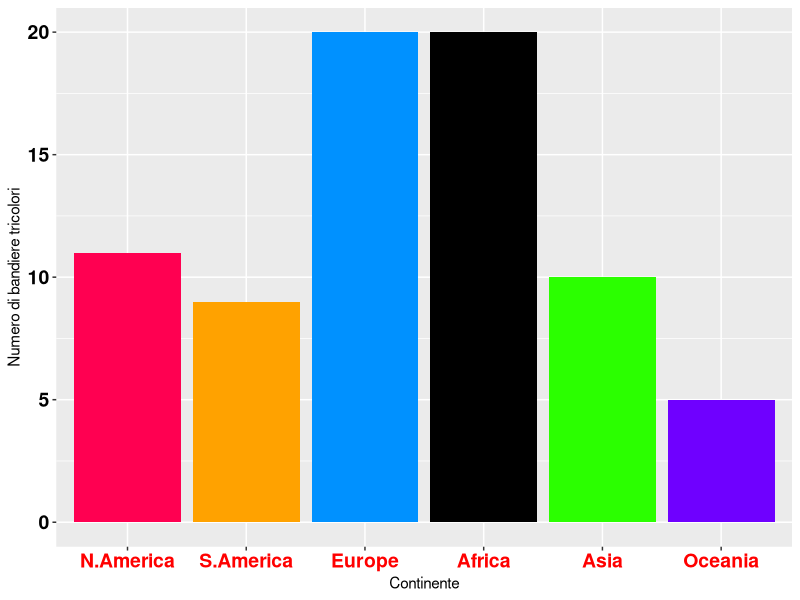
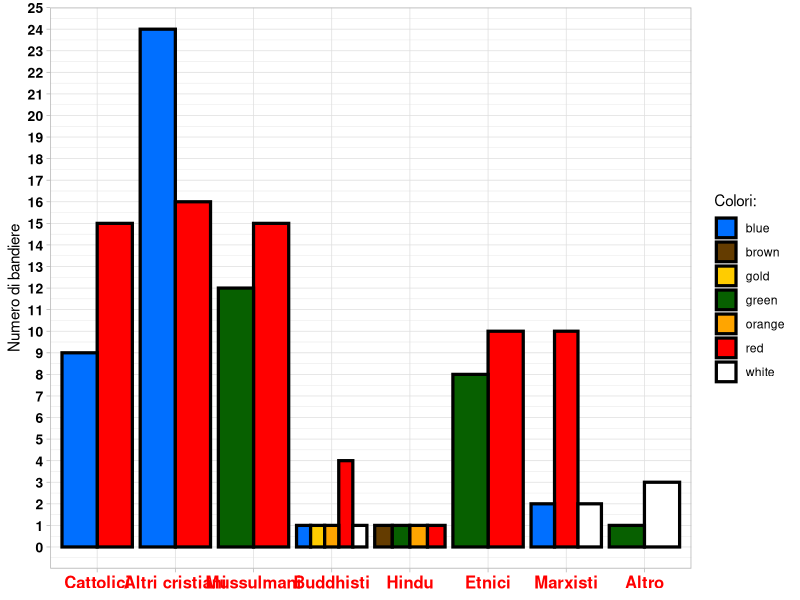
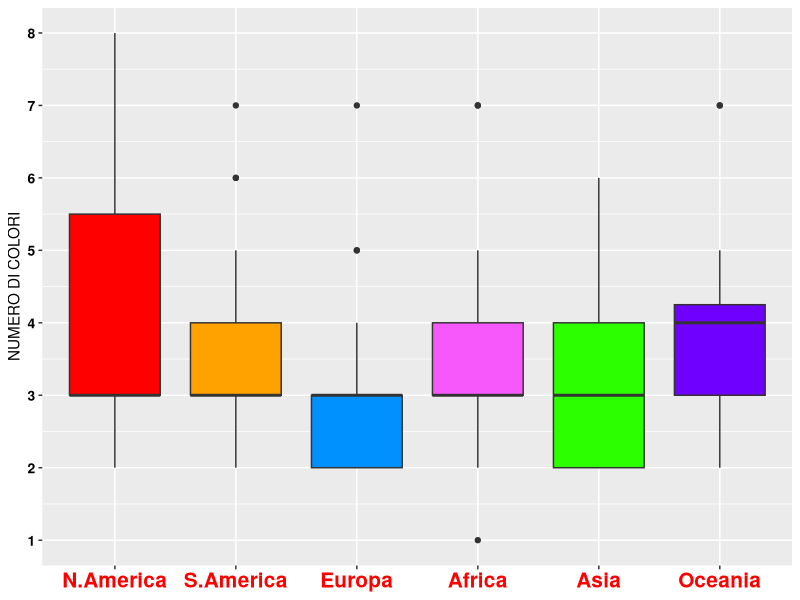
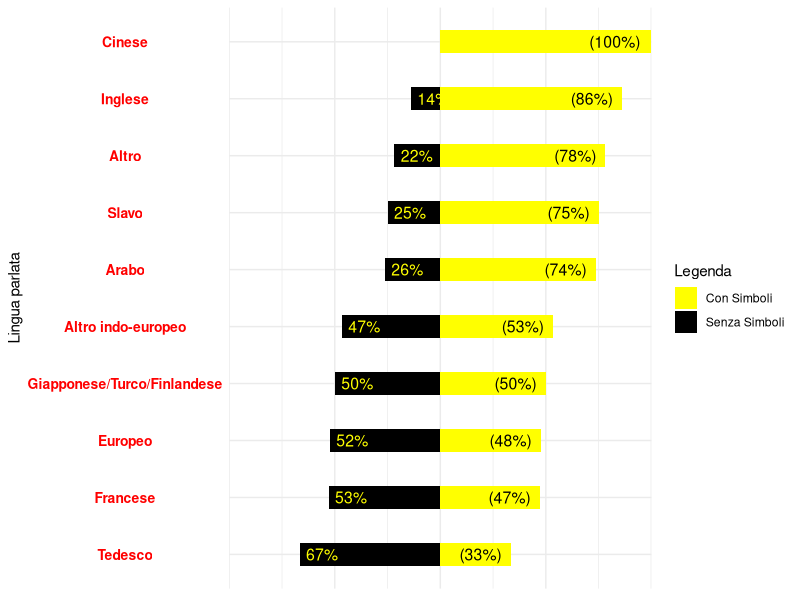
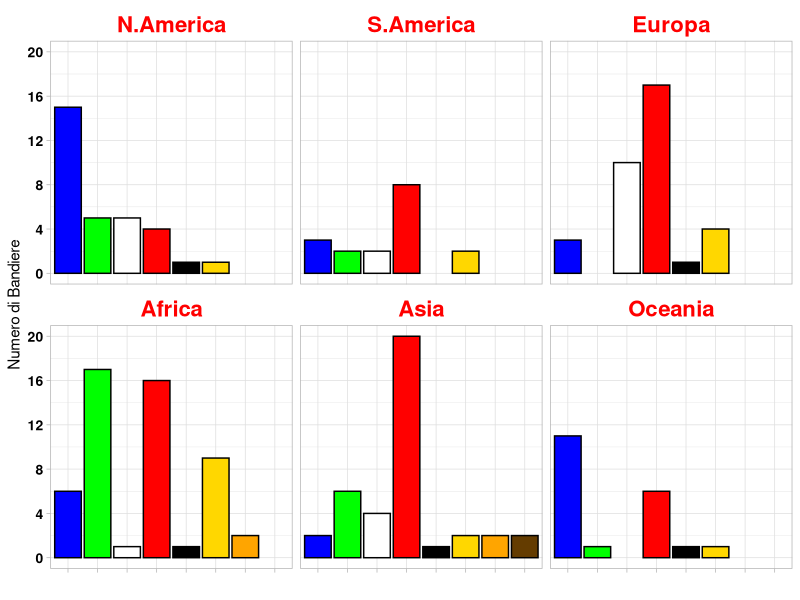

Reproduce these figures in R, in order.

# Bandiere tricolori per continente
library(ggplot2)   # Inserisco le varie librerie che mi serviranno
library(dplyr)
library(tidyverse)
library(tidyr)
flag.data<-read_csv("flag_data.csv")   # Leggo dal file CSV i dati che mi serviranno per le analisi

tricolori <- filter(flag.data, V10 == 3)  # Filtro il dataset, tenendo solo i valori nella colonnna V10 che saranno = a 3

# Conto il numero di bandiere tricolori per continente e paese
conteggi_tricolori <- count(tricolori, V2, V1)

# Ordino i continenti in base al numero di bandiere tricolori
conteggi_tricolori <- conteggi_tricolori %>%
  arrange(V2)

# Creo il grafico a barre suddivise con ggplot
grafico_tricolori <- ggplot(data = conteggi_tricolori) +
  geom_bar(mapping = aes(x = factor(V2, levels = c(1, 2, 3, 4, 5, 6)), y = n, fill = factor(V2, levels = c(1, 2, 3, 4, 5, 6))), stat = "identity")  +
  # Metto quindi sulla x il nome dei continenti e sulla y n (variabile)
  scale_x_discrete(labels = c("N.America", "S.America", "Europe", "Africa",   "Asia", "Oceania")) +  # Creo le etichette per i continenti
  scale_fill_manual(values = c("#ff0051", "#ffa200", "#0091ff", "#000000", "#2bff00", "#6f00ff")) +  # Associo dei colori ai continenti
  xlab("Continente") +  # Nome dell'asse delle x
  ylab("Numero di bandiere tricolori") +  # Nome dell'asse delle y
  theme(axis.text.x = element_text(size = 14, color = "red", face = "bold", hjust = 0.5),
        axis.text.y = element_text(size = 14, color = "black", face ="bold") ,
        strip.text = element_text(size = 16, face = "bold", color = "red"),
        strip.background = element_blank()) +
  guides(fill=FALSE)  # Tolgo la legenda a destra per non creare disordine

print(grafico_tricolori)

#-------------------------------------------------------------------------------------------------------------------------------------------------------

# I due colori principali per ogni religione

library(ggplot2)  # Inserisco le librerie
library(dplyr)
library(tidyr)

flag.data <- read.csv("flag_data.csv")  # Leggo i dati dal CSV

conteggio_colori <- flag.data %>%   # Uso dplyr per manipolare i dati da flag.data
  group_by(V7, V18) %>%  # Raggruppo e conto le linee di ciascun gruppo creando una colonna per il conteggio n
  count() %>% 
  arrange(V7, desc(n)) %>%  # Ordino V7 in modo crescente e n in modo decrescente
  group_by(V7) %>%  # Raggruppo di nuovo solo per V7
  top_n(2, n)  # Mantengo solo i due colori più presenti per ogni religione (valori più alti di n)

grafico_conteggio <- ggplot(conteggio_colori, aes(x = factor(V7), y = n, fill = V18)) +  # Uso il dataframe conteggio_colori V7 sulle x, n sulle y e V18 per riempire
  geom_bar(stat = "identity", position = "dodge", color="black", size=1.1) +  # metto le barre una di fianco all'altra senza sovrapporle
  scale_x_discrete(labels = c("0" = "Cattolici", "1" = "Altri cristiani", "2" = "Mussulmani", 
                              "3" = "Buddhisti", "4" = "Hindu", "5" = "Etnici",   # creo le etichette per le religioni
                              "6" = "Marxisti", "7" = "Altro")) +
  scale_fill_manual(values = c("#006FFF", "#643C00", "#FFCC00", "#076000", "orange", "red", "white", "gray")) + #assegno i colori esatti alle lore descrizioni
  scale_y_continuous(breaks=seq(0, (max(conteggio_colori$n)+1), 1), expand=c(0, 1)) +  # faccio vedere tutti i valori sulla y fino ad un massimo di n
  xlab("Religioni") + # Nome dell'asse delle x 
  ylab("Numero di bandiere") + # Nome dell'asse delle y
  theme_light() +   # Imposto un tema scuro per poter vedere bene anche il bianco
  theme(axis.text.x = element_text(size = 12, color = "red", face = "bold", hjust = 0.5),
        strip.text = element_text(size = 12, face = "bold", color = "red"),
        axis.title.x=element_blank(), 
        axis.text.y = element_text(size=10, color="black", face ="bold") ,
        strip.background = element_blank()) +
  labs(fill="Colori: ")  # Cambio il titolo nella legenda

print(grafico_conteggio)
#-------------------------------------------------------------------------------------------------------------------------------------------------------

# Continente con bandiere con più colori

flag.data <- read.csv("flag_data.csv")  # Leggo i dati dal CSV

colori_personalizzati <- c("red", "#ffa200", "#0091ff", "#f758fc", "#2bff00", "#6f00ff")  # Creo i miei colori personalizzati
etichette_continente <- c("N.America", "S.America", "Europa", "Africa", "Asia", "Oceania") # Creo le etichette dei continenti

stati_continenti <- flag.data %>%
  group_by(V2) %>%
  count() %>%
  ungroup() %>%
  complete(V2, fill = list(n = 0)) %>%
  left_join(flag.data) %>% 
  ungroup()

stati_continenti$V2 <- as.factor(stati_continenti$V2)


grafico_boxplot<-ggplot(stati_continenti, aes(x=V2, y=V10)) +
  geom_boxplot(fill=colori_personalizzati) +
  scale_x_discrete(labels = etichette_continente) +
  scale_y_continuous(breaks=seq(0, 8), "NUMERO DI COLORI") +
  theme(axis.text.x=element_text(size = 15, color = "red", face = "bold", hjust = 0.5),
       strip.text = element_text(size = 10, face = "bold", color = "red"),
       axis.title.x=element_blank(),
       axis.text.y=element_text(size=10, color="black", face="bold"),
       strip.background = element_blank())
  
  
print(grafico_boxplot)  # stampo il grafico

#-------------------------------------------------------------------------------------------------------------------------------------------------------

# Presenza di simboli e i due colori principali in paesi con lingua parlata uguale

library(ggplot2)  # Inserisco le librerie
library(dplyr)
library(tidyr)
flag_data <- read.csv("flag_data.csv")  # Leggo i dati dal CSV

# Definisco le etichette delle lingue
lingue_etichette <- c("Inglese", "Europeo", "Francese", "Tedesco", "Slavo", "Altro indo-europeo", "Cinese", "Arabo", "Giapponese/Turco/Finlandese", "Altro")

# Aggiungo etichette alle lingue
flag_data$V6 <- factor(flag_data$V6, levels = 1:10, labels = lingue_etichette)

# Calcolo la presenza o l'assenza di simboli per ogni bandiera (mi basterà che una di quelle colonne abbia un valore di 1)
flag_data$presenza_simboli <- ifelse(rowSums(flag_data[, c("V23", "V24", "V25", "V26", "V27")]) > 0, 1, 0)

# Calcolo il numero di bandiere con e senza simboli per ogni lingua
num_bandiere_simboli <- aggregate(cbind(con_simboli = presenza_simboli) ~ V6, flag_data, sum) # creo una somma che indica il conteggio delle bandiere con simboli
num_bandiere_totale <- aggregate(rep(1, nrow(flag_data)) ~ V6, flag_data, sum) # creo la somma delle bandiere totali
num_bandiere <- merge(num_bandiere_simboli, num_bandiere_totale, by = "V6") # unisco i due dataframe precedenti con V6 come chiave di unione
num_bandiere$senza_simboli <- num_bandiere$`rep(1, nrow(flag_data))` - num_bandiere$con_simboli  # calcolo il conteggio delle bandiere senza simboli togliendo da quelle totali quelle con simboli

# Calcolo la percentuale di bandiere con simboli e senza simboli per ogni lingua
num_bandiere$percentuale_senza_simboli <- num_bandiere$senza_simboli / num_bandiere$`rep(1, nrow(flag_data))` * 100
num_bandiere$percentuale_con_simboli <- num_bandiere$con_simboli / num_bandiere$`rep(1, nrow(flag_data))` * 100

# Creo un dataframe per le barre grigie (nere in realtà nel grafico)
barre_grigie <- data.frame(
  y = num_bandiere$V6, # nelle y ci metto i valori della colonna V6 di num_bandiere
  x = num_bandiere$percentuale_con_simboli, # sulle x la percentuale con simboli in num_bandiere
  percentuale_senza_simboli = 100 - num_bandiere$percentuale_con_simboli # qui calcolo la percentuale senza simboli
) 

# Creo il grafico a barre per la percentuale di bandiere con e senza simboli
grafico_simboli <- ggplot() +
  geom_bar(data = barre_grigie, aes(x = -percentuale_senza_simboli, y = reorder(y, -percentuale_senza_simboli), fill = "Senza Simboli"), width = 0.4, stat = "identity") + #rappresento la percentuale senza simboli
  geom_bar(data = num_bandiere, aes(x = percentuale_con_simboli, y = reorder(V6, percentuale_con_simboli), fill = "Con Simboli"), width = 0.4, stat = "identity") + #rappresento la percentuale con simboli
  geom_text(data = barre_grigie, aes(x = -percentuale_senza_simboli, y = reorder(y, -percentuale_senza_simboli), label = paste0(round(percentuale_senza_simboli, digits = 0), "%")), vjust = 0.5, hjust = -0.2, size = 4, color="yellow", face="bold") + 
  geom_text(data = num_bandiere, aes(x = percentuale_con_simboli, y = V6, label = paste0(" (", round(percentuale_con_simboli, digits = 0), "%)")), vjust = 0.5, hjust = 1.2, size = 4, face="bold") + #creo i due testi delle percentuali
  labs(x = "Presenza/assenza di simboli", y = "Lingua parlata", fill = "Legenda") + # nomi degli assi
  scale_fill_manual(values = c("Con Simboli" = "yellow", "Senza Simboli" = "black"), guide = "legend") + #coloro le barre di giallo e nero
  scale_x_continuous(limits = c(-100, 100), expand = c(0, 0), labels = abs) + #imposto i limiti degli assi per evitare disordini
  scale_y_discrete(labels = num_bandiere$V6[order(num_bandiere$percentuale_con_simboli)]) + #metto le etichette sull'asse delle y
  theme_minimal() + # uso il tema minimal
  theme(axis.text.x=element_blank(),
        axis.text.y=element_text(size = 10, color = "red", face = "bold", hjust = 0.5),
        strip.text = element_text(size = 10, face = "bold", color = "red"),
        axis.title.x=element_blank())

# Visualizzo il grafico delle bandiere
print(grafico_simboli)

#-------------------------------------------------------------------------------------------------------------------------------------------------------


flag.data <- read.csv("flag_data.csv")  #leggo i dati dal CSV

# Creo i miei colori da usare dopo
colori_pers <- c("blue", "green", "#FFFFFF", "red", "black", "gold", "orange","#643C00" )  #creo i miei colori 

# Creo il conteggio del numero di bandiere per colore predominante per continente
conteggio_colori <- flag.data %>% 
  group_by(V2, V18) %>%   # raggruppo per V2 e V18, continente e colore predominante
  summarize(n_bandiere = n()) %>%   # conto il numero di bandiere
  arrange(V2, desc(n_bandiere)) # ordino in modo crescente secondo V2

# Converto V18 in fattore in modo che i colori siano ordinati
conteggio_colori$V18 <- factor(conteggio_colori$V18, levels = unique(conteggio_colori$V18), ordered = TRUE)

# Creo il grafico a barre per ogni continente
grafico <- ggplot(conteggio_colori, aes(x = V18, y = n_bandiere, fill = V18)) + # x sarà il colore predominante, y il numero di bandiere e riempio col colore predominante
  geom_bar(stat = "identity", color="black") +
  facet_wrap(~ V2, nrow = 2, labeller = labeller(V2 = c("1" = "N.America", "2" = "S.America", "3" ="Europa", 
                                                        "4" = "Africa", "5" = "Asia", "6" = "Oceania"))) +   #etichette per i continenti
  # Unisco i vari grafici con wrap
  
  ylab("Numero di Bandiere") +  #nome asse y
  scale_fill_manual(values = colori_pers) +  #imposto i colori con quelli personalizzati
  scale_y_continuous(breaks = seq(0, max(conteggio_colori$n_bandiere), 4)) +  #imposto la y di 1 in 1 
  theme_light() + 
  labs(x="")+   # tolgo il nome delle x essendo che non mi serve
  theme(axis.text.x=element_blank(), #tolgo i nomi delle x
        strip.text = element_text(size = 16, face = "bold", color = "red"),
        axis.text.y=element_text(size=10, color="black", face="bold"),
        strip.background = element_blank(),
        legend.position = "none")  # tolgo la legenda

print(grafico)

